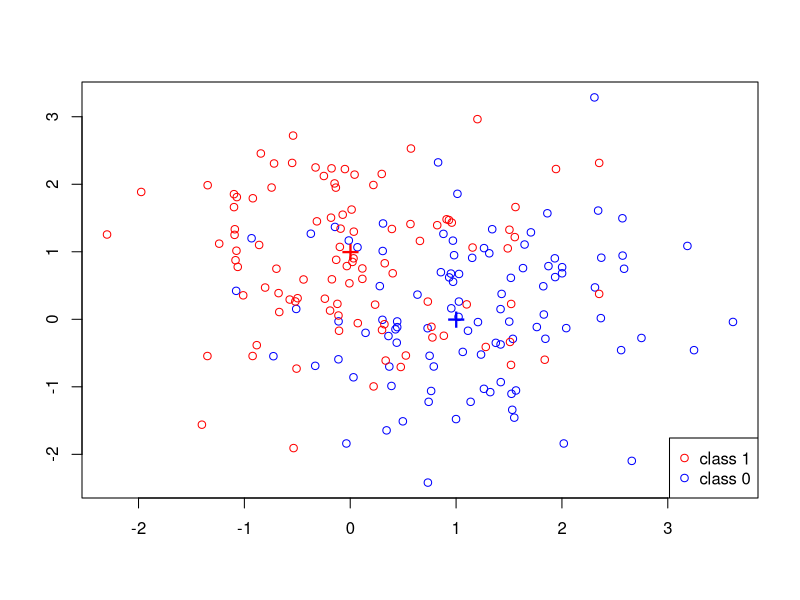
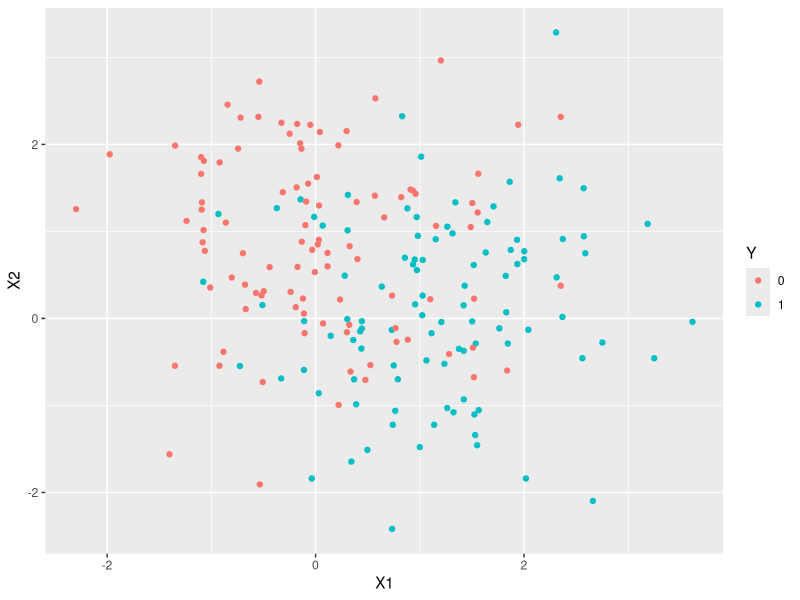
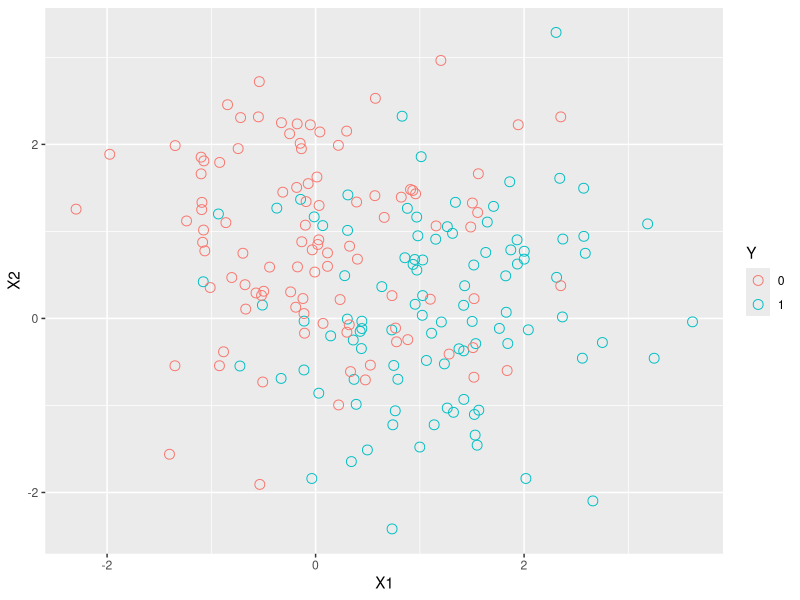
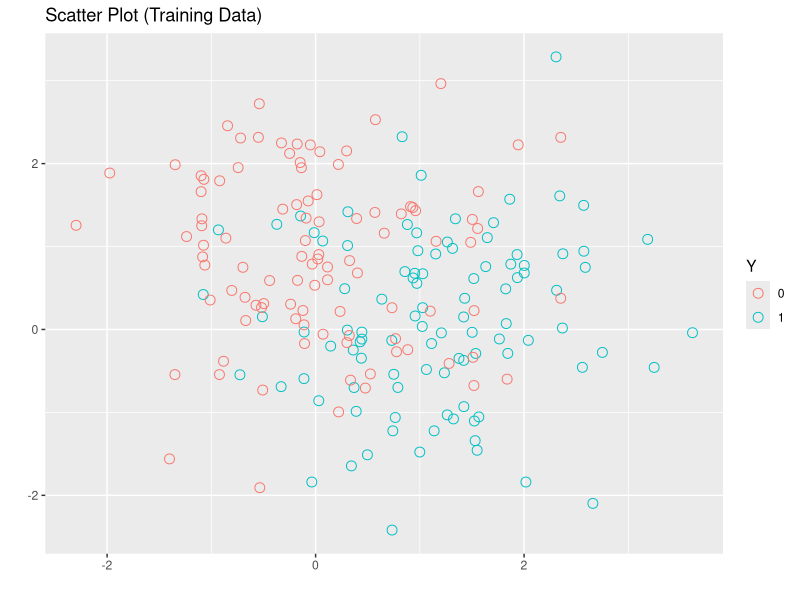
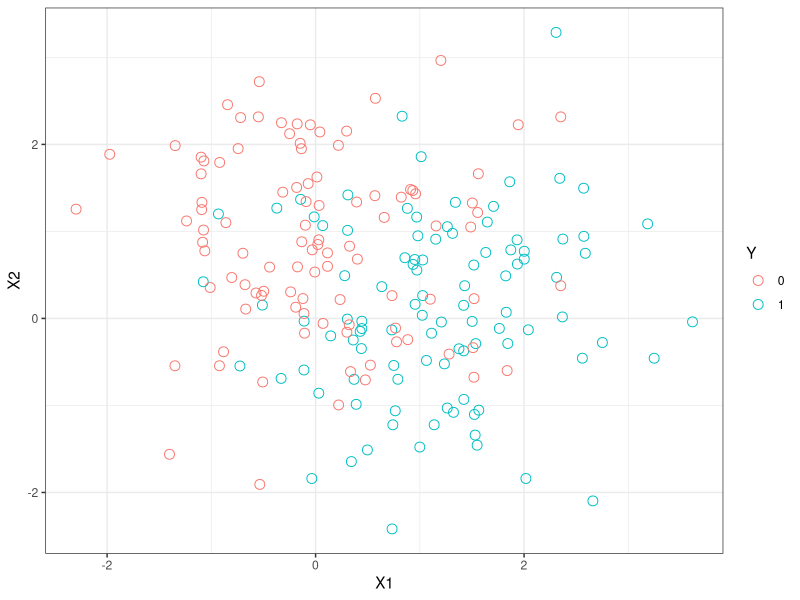
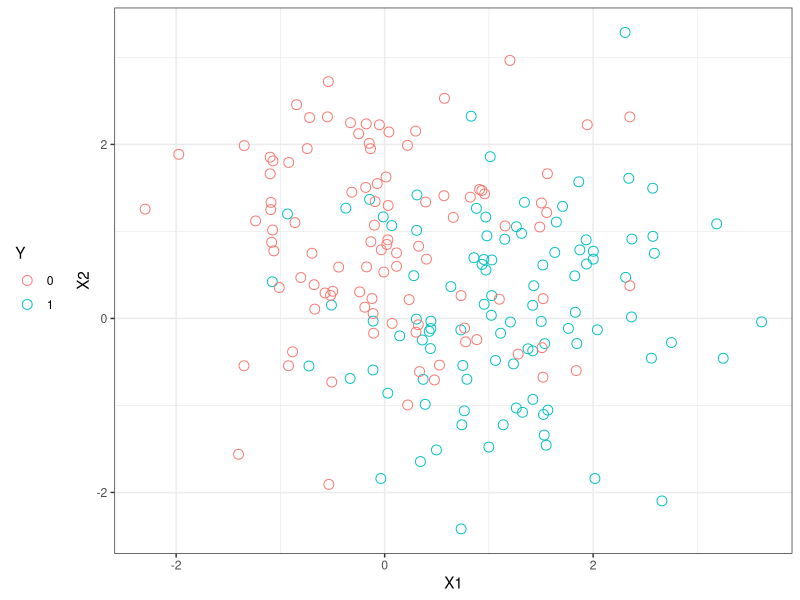
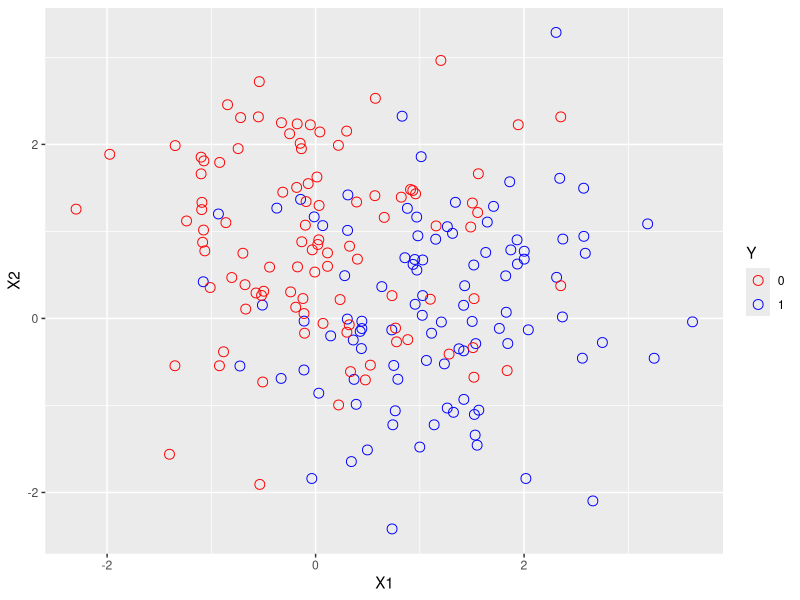
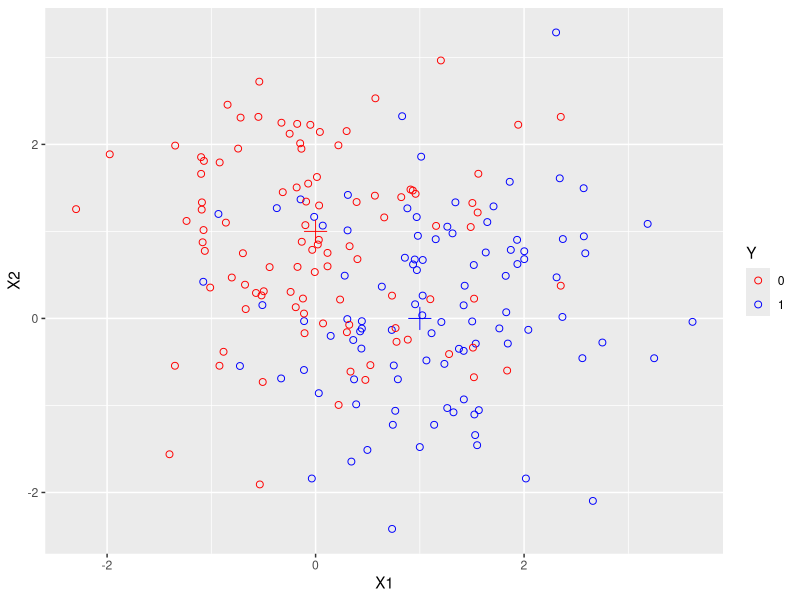

Generate these figures, in order, with R:
## Example 1 kNN vs Linear Regression

p = 2;      
s = 1;      # sd for generating the centers              
m1 = c(1,0);
m0 = c(0,1);

# 1) generates a 200x2 matrix with all X values
# 2) then adds 100x2 with m1 repeated and 100x2 with m2 
#     repeated.

# Note that when we add 1,0 or 0,1 (the centers), the mean
# is moving from 0 to 1 for x1 and x2.
# For instance, for the first half we add m1, so x1 shifts
# its mean to 1, while x2 stays on 0.
# They also multiply by s, but it's 1 anyways

set.seed (1303)

n = 100;  # generate the train data; n for each class
traindata = matrix(rnorm(2*n*p), 2*n, p)*s + 
  rbind(matrix(rep(m1, n), nrow = n, byrow=TRUE),
        matrix(rep(m0, n), nrow = n, byrow=TRUE))

dim(traindata)

# Convert 0 and 1 to classes instead of numbers
Ytrain = factor(c(rep(1,n), rep(0,n)))


# Generate 2N test samples similarly.
N = 5000; 
testdata = matrix(rnorm(2*N*p), 2*N, p)*s + 
  rbind(matrix(rep(m1, N), nrow = N, byrow=TRUE), 
        matrix(rep(m0, N), nrow = N, byrow=TRUE))
Ytest = factor(c(rep(1,N), rep(0,N)))

plot(traindata[,1], traindata[,2], type="n", xlab="", ylab="")
# add points from class 1
# first half of the n observations
points(traindata[1:n,1], traindata[1:n,2], col="blue"); 

# add points from class 0
# second half of the n observations
points(traindata[(n+1):(2*n),1], traindata[(n+1):(2*n),2], 
       col="red"); 

# add the 10 centers for class 1
points(m1[1], m1[2], pch = "+", cex = 2, col = "blue"); 

# add the 10 centers for class 0
points(m0[1], m0[2], pch = "+", cex = 2, col = "red");   

legend("bottomright", pch = c(1,1), col = c("red", "blue"), 
       legend = c("class 1", "class 0"))


### Plotting with ggplot

library(ggplot2)

## ggplot only accepts dataframe
mytraindata = data.frame(X1 = traindata[,1], 
                         X2 = traindata[,2], 
                         Y = Ytrain)


## plot the data and color by the Y label
qplot(X1, X2, data = mytraindata, colour = Y)

## change the shape and size of the points
qplot(X1, X2, data = mytraindata, colour = Y, 
      shape = I(1), size = I(3))

## change x,y labels and add titles
qplot(X1, X2, data = mytraindata, colour = Y, 
      shape = I(1), size = I(3),
      main = "Scatter Plot (Training Data)", 
      xlab="", ylab="")

## want to remove the gray background? Change theme
qplot(X1, X2, data = mytraindata, colour = Y, 
      shape = I(1), size = I(3)) + theme_bw()

## more theme options
## A single command would be a little lengthy. We can save 
## the output of qplot into an object "myplot"

myplot = qplot(X1, X2, data = mytraindata, colour = Y,
               shape = I(1), size = I(3))
myplot = myplot + theme_bw();
myplot + theme(legend.position="left")
?theme

## How to adding the two centers on 
## existing plot, we need to use the command "ggplot"
?ggplot
myplot = ggplot(mytraindata, aes(X1, X2))

## use user-specified color
myplot + geom_point(aes(color = Y), shape = 1, size = 3) + scale_color_manual(values = c("red", "blue"))

## add the two centers; 
## change shape and size;
## use user-sepecified color
myplot = ggplot(mytraindata,aes(X1, X2)) +
  geom_point(aes(colour = Y), shape = 1, size = 2) + 
  scale_color_manual(values = c("red", "blue"))   

myplot + 
  geom_point(data = data.frame(X1 = m1[1], X2 = m1[2]), 
             aes(X1, X2), colour = "blue", shape = 3, size = 5) +
  geom_point(data = data.frame(X1 = m0[1], X2 = m0[2]), 
             aes(X1, X2), colour = "red", shape = 3, size = 5)

## K-NN method

library(class) 

## Choice of the neighhood size. 
## Here I just use the values from the textbook
myk = c(151, 101, 69, 45, 31, 21, 11, 7, 5, 3, 1)
m = length(myk);

train.err.knn = rep(0,m);
test.err.knn = rep(0, m);

for( j in 1:m){
  Ytrain.pred = knn(traindata, traindata, Ytrain, k = myk[j])
  train.err.knn[j] = sum(Ytrain != Ytrain.pred)/(2*n)
  Ytest.pred = knn(traindata, testdata, Ytrain,k = myk[j])
  test.err.knn[j] = sum(Ytest != Ytest.pred)/(2*N)
}

## Least Sqaure Method

RegModel = lm(as.numeric(Ytrain) - 1 ~ traindata)
Ytrain_pred_LS = as.numeric(RegModel$fitted > 0.5)

# Use the coefficients to predict on test data
Ytest_pred_LS = RegModel$coef[1] + RegModel$coef[2] * testdata[,1] + 
  RegModel$coef[3] * testdata[,2]
Ytest_pred_LS = as.numeric(Ytest_pred_LS > 0.5)

## cross tab for training data and training error
table(Ytrain, Ytrain_pred_LS);   
train.err.LS = sum(Ytrain !=  Ytrain_pred_LS) / (2*n);  

## cross tab for test data and test error
table(Ytest, Ytest_pred_LS);     
test.err.LS = sum(Ytest !=  Ytest_pred_LS) / (2*N); 

## Bayes Error

Ytest_pred_Bayes = as.numeric(2*testdata %*% matrix(m1-m0, nrow=2) > (sum(m1^2)-sum(m0^2)));

test.err.Bayes = sum(Ytest !=  Ytest_pred_Bayes) / (2*N)

## Plot the Performance

plot(c(0.5,m), range(test.err.LS, train.err.LS, test.err.knn, train.err.knn),
     type="n", xlab="Degree of Freedom", ylab="Error", xaxt="n")

df = round((2*n)/myk)
axis(1, at = 1:m, labels = df)
axis(3, at = 1:m, labels = myk)

# as k gets smaller, the error increases, less bias more variance
# the U shape on test data is not clear, but it decreases a bit to then increase.
points(1:m, test.err.knn, col="red", pch=1);
lines(1:m, test.err.knn, col="red", lty=1);
# for train data, error decreases as k gets smaller, no U shape.
points(1:m, train.err.knn, col="blue", pch=1);
lines(1:m, train.err.knn, col="blue", lty=2);

# df=3 since we use 3 parameters Beta 0,1  and 2
points(3, test.err.LS, pch=2, cex=2, col="red")
points(3, train.err.LS, pch=2, cex=2, col="blue")

# Bayes is our ideal error (non-attainable)
abline(test.err.Bayes, 0, col="purple")
